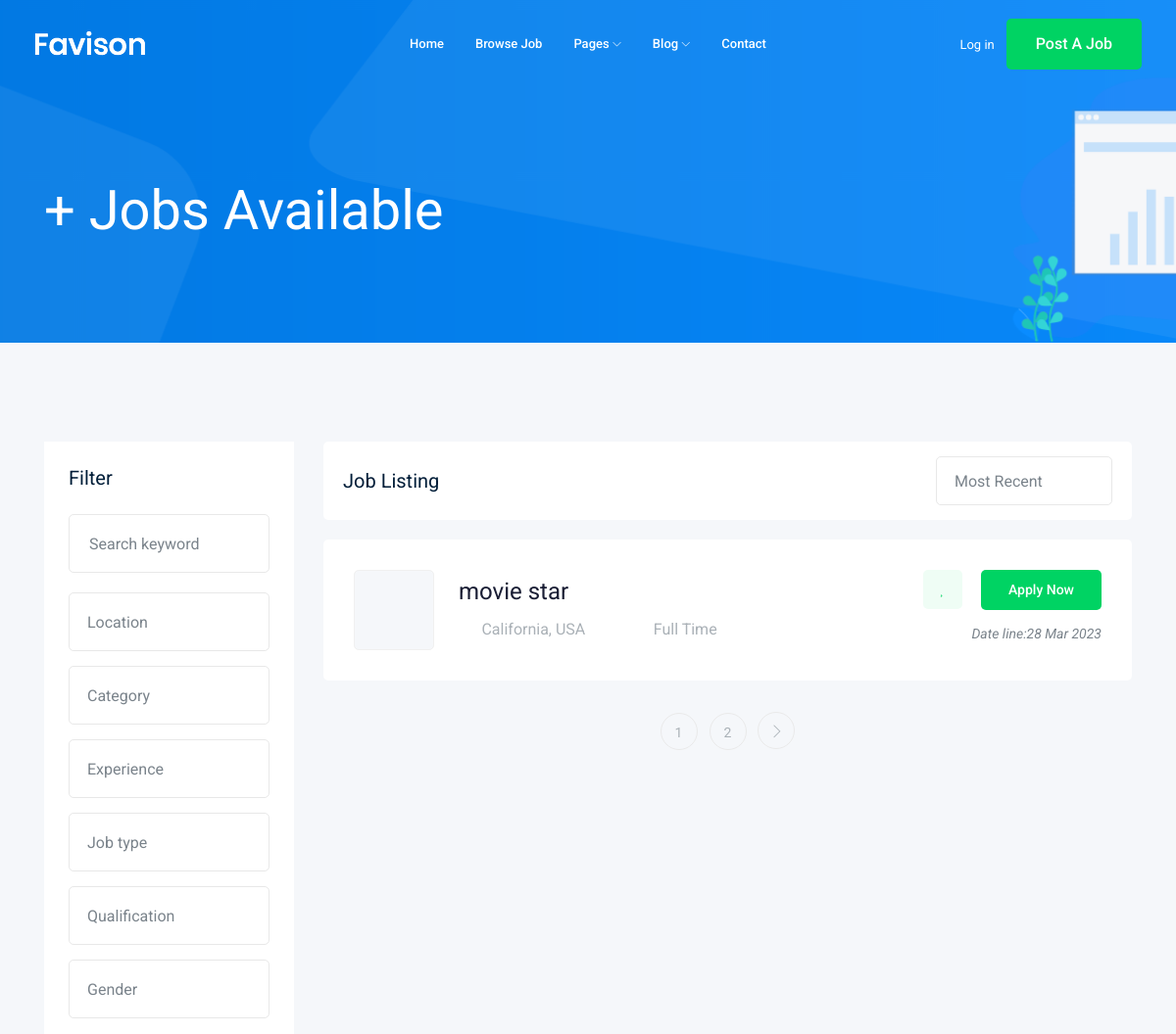
The app's page /jobs/ (upper part), older data.
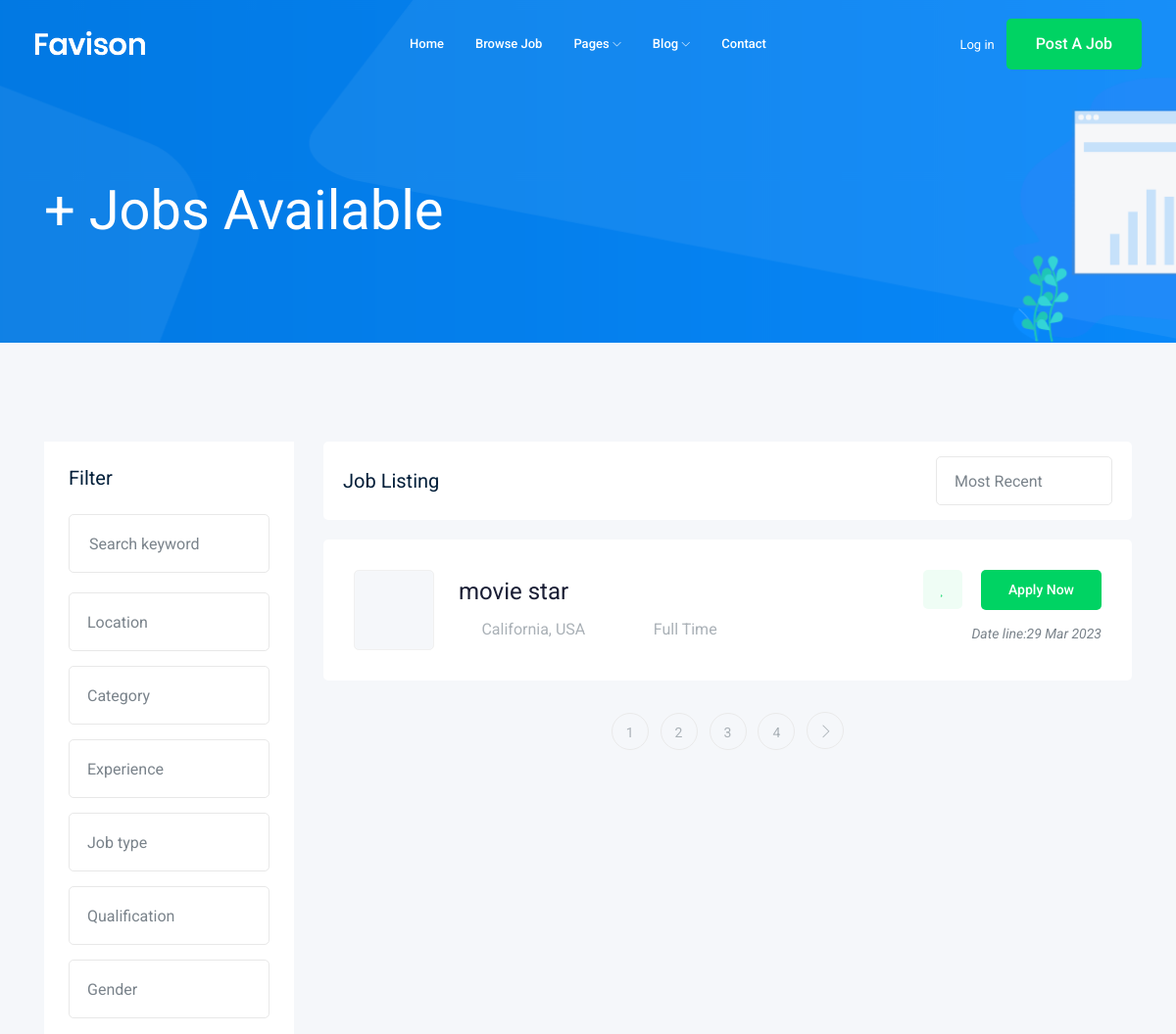
The same page, newer data.
### job/models.py (models this page shows, shortened)
class Job(models.Model):
    title = models.CharField(max_length=100)
    job_type = models.CharField(max_length=15, choices=JOB_TYPE)
    description = models.TextField(max_length=1000)
    published_at = models.DateTimeField(auto_now=True)
    vacancy = models.IntegerField(default=1)
    salary = models.IntegerField(default=0)
    experience = models.IntegerField(default=1)
    category = models.ForeignKey('Category', on_delete=models.CASCADE)
    image = models.ImageField(upload_to=image_upload)
    slug = models.SlugField(blank=True, null=True)
    def __str__(self):
        return self.title

### job/views.py (the view)
# urls.py: path('', views.job_list),
def job_list(request):
    job_list = Job.objects.all()
    paginator = Paginator(job_list, 1)
    page_number = request.GET.get('page')
    page_obj = paginator.get_page(page_number)
    context = {'jobs': page_obj}
    return render(request, 'job/job_list.html', context)

### job/templates/job/job_list.html (shortened to what the changed rows need)
{% load static %}
<!doctype html>
<html class="no-js" lang="zxx">
<head>
    <link rel="stylesheet" href="{% static 'css/bootstrap.min.css' %}">
    <link rel="stylesheet" href="{% static 'css/owl.carousel.min.css' %}">
    <link rel="stylesheet" href="{% static 'css/magnific-popup.css' %}">
    <link rel="stylesheet" href="{% static 'css/font-awesome.min.css' %}">
    <link rel="stylesheet" href="{% static 'css/themify-icons.css' %}">
    <link rel="stylesheet" href="{% static 'css/nice-select.css' %}">
    <link rel="stylesheet" href="{% static 'css/flaticon.css' %}">
    <link rel="stylesheet" href="{% static 'css/jquery-ui.css' %}">
    <link rel="stylesheet" href="{% static 'css/gijgo.css' %}">
    <link rel="stylesheet" href="{% static 'css/animate.min.css' %}">
    <link rel="stylesheet" href="{% static 'css/slicknav.css' %}">
    <link rel="stylesheet" href="{% static 'css/style.css' %}">
</head>
<body>
    <div class="job_listing_area plus_padding">
        <div class="container">
            <div class="row">
                <div class="col-lg-9">
                    <div class="job_lists m-0">
                        <div class="row">
                            {% for job in jobs %}
                            <div class="col-lg-12 col-md-12">
                                <div class="single_jobs white-bg d-flex justify-content-between">
                                    <div class="jobs_left d-flex align-items-center">
                                        <div class="thumb">
                                        </div>
                                        <div class="jobs_conetent">
                                            <a href="{% url 'jobs:job_detail' job.slug %}"><h4>{{job}}</h4></a>
                                            <div class="links_locat d-flex align-items-center">
                                                <div class="location">
                                                    <p> <i class="fa fa-map-marker"></i> California, USA</p>
                                                </div>
                                                <div class="location">
                                                    <p> <i class="fa fa-clock-o"></i>{{job.job_type}}</p>
                                                </div>
                                            </div>
                                        </div>
                                    </div>
                                    <div class="jobs_right">
                                        <div class="apply_now">
                                            <a class="heart_mark" href="#"> <i class="fa fa-heart"></i> </a>
                                            <a href="{% url 'jobs:job_detail' job.slug %}" class="boxed-btn3">Apply Now</a>
                                        </div>
                                        <div class="date">
                                            <p>Date line:{{job.published_at |date:'d M o'}}</p>
                                        </div>
                                    </div>
                                </div>
                            </div>
                           {% endfor %}
                        </div>
                        {% if jobs.has_other_pages %}
                         <div class="row">
                            <div class="col-lg-12">
                                <div class="pagination_wrap">
                                    <ul>
                                        {% for i in jobs.paginator.page_range%}
                                        <li><a href="?page={{i}}"><span>{{i}}</span></a></li>
                                        {% endfor %}
                                    </ul>
                                </div>
                            </div>
                        </div>
                        {% endif %}
                    </div>
                </div>
            </div>
        </div>
    </div>
</body>
</html>

Row changes from the older to the newer data that the page shows:
changed Job "movie star": published_at "28 Mar 2023" → "29 Mar 2023"
Text that changed along with them:
new list line: "3"
new list line: "4"
